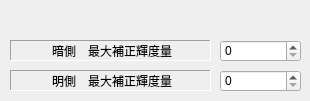
   <widget class="QWidget" name="tab_8">
    <attribute name="title">
     <string>補正</string>
    </attribute>
    <widget class="QLabel" name="label_26">
     <property name="geometry">
      <rect>
       <x>10</x>
       <y>70</y>
       <width>201</width>
       <height>21</height>
      </rect>
     </property>
     <property name="frameShape">
      <enum>QFrame::Panel</enum>
     </property>
     <property name="frameShadow">
      <enum>QFrame::Sunken</enum>
     </property>
     <property name="text">
      <string>明側　最大補正輝度量</string>
     </property>
     <property name="alignment">
      <set>Qt::AlignCenter|Qt::AlignHCenter|Qt::AlignLeading|Qt::AlignLeft|Qt::AlignVCenter</set>
     </property>
    </widget>
    <widget class="QLabel" name="label_25">
     <property name="geometry">
      <rect>
       <x>10</x>
       <y>40</y>
       <width>201</width>
       <height>21</height>
      </rect>
     </property>
     <property name="frameShape">
      <enum>QFrame::Panel</enum>
     </property>
     <property name="frameShadow">
      <enum>QFrame::Sunken</enum>
     </property>
     <property name="text">
      <string>暗側　最大補正輝度量</string>
     </property>
     <property name="alignment">
      <set>Qt::AlignCenter|Qt::AlignHCenter|Qt::AlignLeading|Qt::AlignLeft|Qt::AlignVCenter</set>
     </property>
    </widget>
    <widget class="QSpinBox" name="EditAdjustWhite">
     <property name="geometry">
      <rect>
       <x>220</x>
       <y>70</y>
       <width>81</width>
       <height>22</height>
      </rect>
     </property>
     <property name="maximum">
      <number>255</number>
     </property>
    </widget>
    <widget class="QSpinBox" name="EditAdjustBlack">
     <property name="geometry">
      <rect>
       <x>220</x>
       <y>40</y>
       <width>81</width>
       <height>22</height>
      </rect>
     </property>
     <property name="maximum">
      <number>255</number>
     </property>
    </widget>
   </widget>
